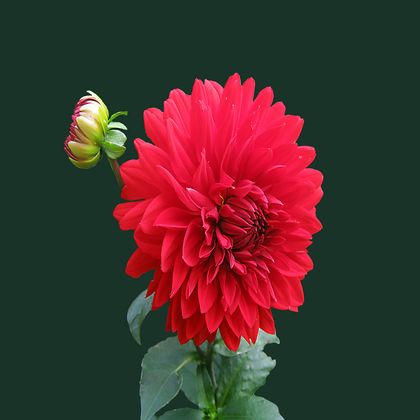
%> input picture dip mid/Online-2 Set-E,F/flower.png, 420 x 420 px, shrunk from 800 x 800 before the run
$ octave online2setE.m   (GNU Octave 9; MATLAB toolbox functions it lacks are replaced by stand-ins)
%> lines starting %> are read from the running program, lines starting %| are printed output that depends on the picture
input=imread('flower.png');
%> input is the input picture: size 420x420x3 uint8; mean R, G, B 72.4, 49.9, 45.5
I=rgb2gray(input);
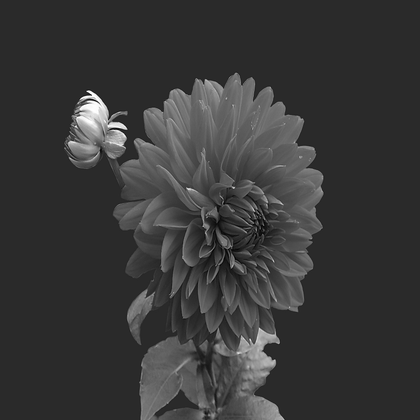
%> I: size 420x420 uint8; min 2, max 255, mean 56.1
I=im2double(I);
%> I: size 420x420 double
figure;
imshow(I);
[r,c]=size(I);
%> r = 420; c = 420
O=double(zeros(r,c));
k=r;
%> k = 420

for i=1:r
    for j=1:c
        if i<2/3*k && j>c/2
            O(i,j) = 1/0.5*log(1+I(i,j));

        elseif i>r/4 && j<c/2


             O(i,j) =  2*(I(i,j).^3);

        else
            O(i,j)=I(i,j);
        end
    end
end
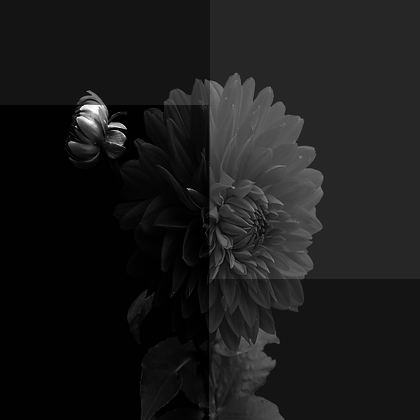
%> O: size 420x420 double; min 8.79e-05, max 2, mean 0.21; drawn with min black and max white
figure;
imshow(O);
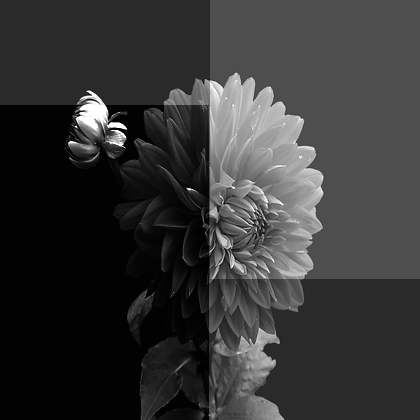
%> displayed picture: size 420x420, on the screen's scale of 0 to 255; min 0, max 255, mean 53.1
